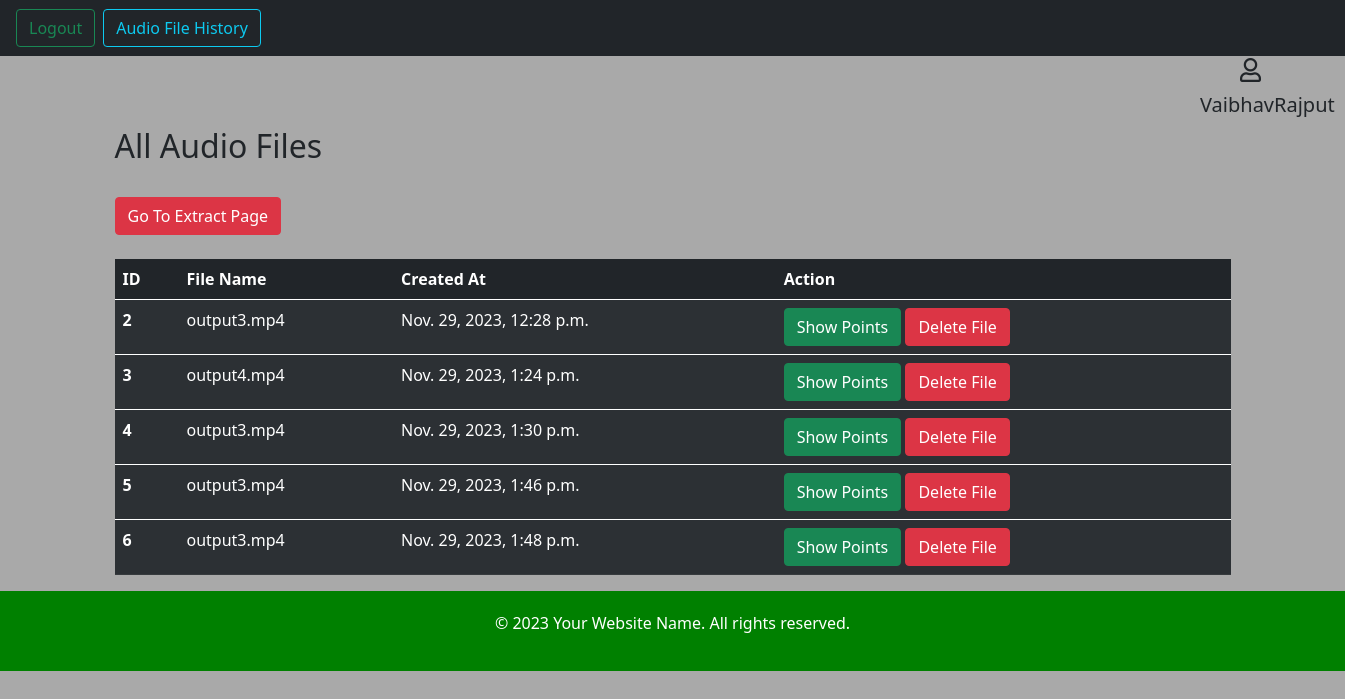
/audio_files/ (signed in), run on the app's committed database.
### myapp/models.py (models this page shows)
class Audio_File_Data(models.Model):
    file_name = models.CharField(max_length=100, blank=True, null=True)
    main_points = models.TextField(blank=True, null=True)
    created_at = models.DateTimeField(auto_now_add=True, blank=True, null=True)
    user = models.ForeignKey(User, on_delete=models.CASCADE)

### myapp/views.py (the view)
# urls.py: path('audio_files/', all_files, name='audio_files'),
@login_required
def all_files(request):
    all_files = Audio_File_Data.objects.filter(user=request.user)
    return render(request, 'all_files.html', {'all_files':all_files})

### myapp/templates/all_files.html (shortened to what this page needs)
<!DOCTYPE html>
<html lang="en">
<head>
    <link href="https://cdn.jsdelivr.net/npm/bootstrap@5.0.2/dist/css/bootstrap.min.css" rel="stylesheet"
>
    <link rel="stylesheet" href="https://cdnjs.cloudflare.com/ajax/libs/font-awesome/5.15.3/css/all.min.css">
</head>
<body>
  <nav class="navbar navbar-expand-sm navbar-dark bg-dark">
    <ul class="nav justify-content-end">
      <li class="nav-item"><a href="{% url 'logout' %}" class="btn btn-outline-success me-2">Logout</a></li>
      <li class="nav-item"><a href="{% url 'audio_files' %}" class="btn btn-outline-info me-2">Audio File History</a></li>
    </ul>
  </nav>
  {% if user.is_authenticated %}
            <h4><span class="fa-dark fab far fa-user"></span></h4>
            <h5>{{user.first_name}}{{user.last_name}}</h5>
    {% endif %}
    <div class="container">
        <h2 id="file-table">All Audio Files</h2><br>
        <a href="{% url 'extract_points' %}" class="btn btn-danger mybtn">Go To Extract Page</a><br><br>
        <table class="table table-dark table-striped">
            <thead>
              <tr>
                <th scope="col">ID</th>
                <th scope="col">File Name</th>
                <th scope="col">Created At</th>
                <th scope="col">Action</th>
              </tr>
            </thead>
                  {% for file in all_files %}
            <tbody>
              <tr>
                <th scope="row">{{file.id}}</th>
                <td>{{file.file_name}}</td>
                <td>{{file.created_at}}</td>
                <td>
                    <a href="{% url 'show_points' file.id %}" class="btn btn-success myButton">Show Points</a>
                    <a href="{% url 'delete_file' file.id %}" class="btn btn-danger myButton">Delete File</a>
                </td>
              </tr>
              {% endfor %}
            </tbody>
          </table>
    </div>
    <footer>
      <p>&copy; 2023 Your Website Name. All rights reserved.</p>
  </footer>
</body>
</html>

### myapp/templates/all_files.html (style rules this page uses)
body { background-color: darkgray; }
#file-table { margin-top: 10px; }
span { margin-left: 1240px; }
h5 { margin-left: 1200px; }
footer { background-color: green; color: #fff; padding: 20px; text-align: center; }

### data on the page
Audio_File_Data: id "2", file_name "output3.mp4", created_at "Nov. 29, 2023, 12:28 p.m."
Audio_File_Data: id "3", file_name "output4.mp4", created_at "Nov. 29, 2023, 1:24 p.m."
Audio_File_Data: id "4", file_name "output3.mp4", created_at "Nov. 29, 2023, 1:30 p.m."
Audio_File_Data: id "5", file_name "output3.mp4", created_at "Nov. 29, 2023, 1:46 p.m."
Audio_File_Data: id "6", file_name "output3.mp4", created_at "Nov. 29, 2023, 1:48 p.m."

### other printed values
{{ user.first_name }} "Vaibhav"
{{ user.last_name }} "Rajput"
